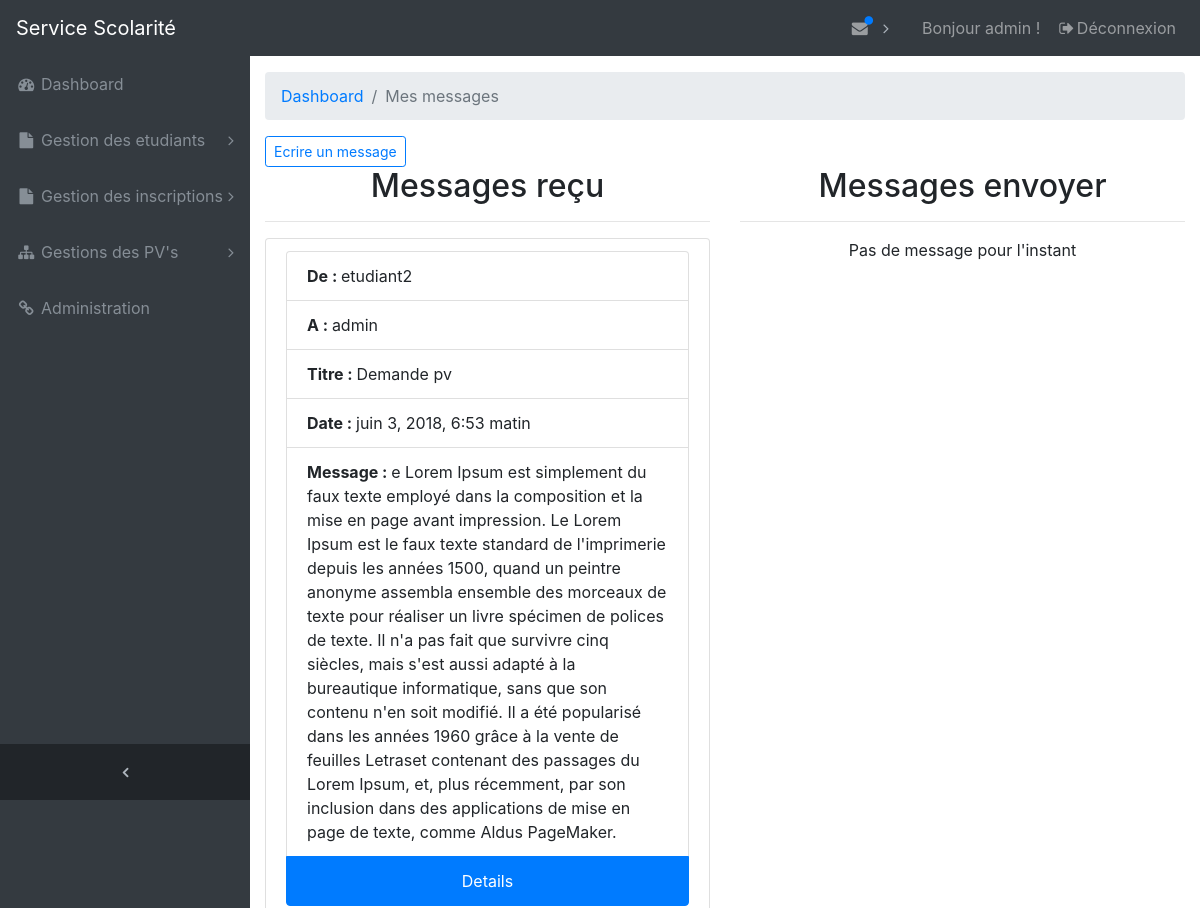
Page /dashboard/messages/ (signed in, upper part) on the earlier database version.
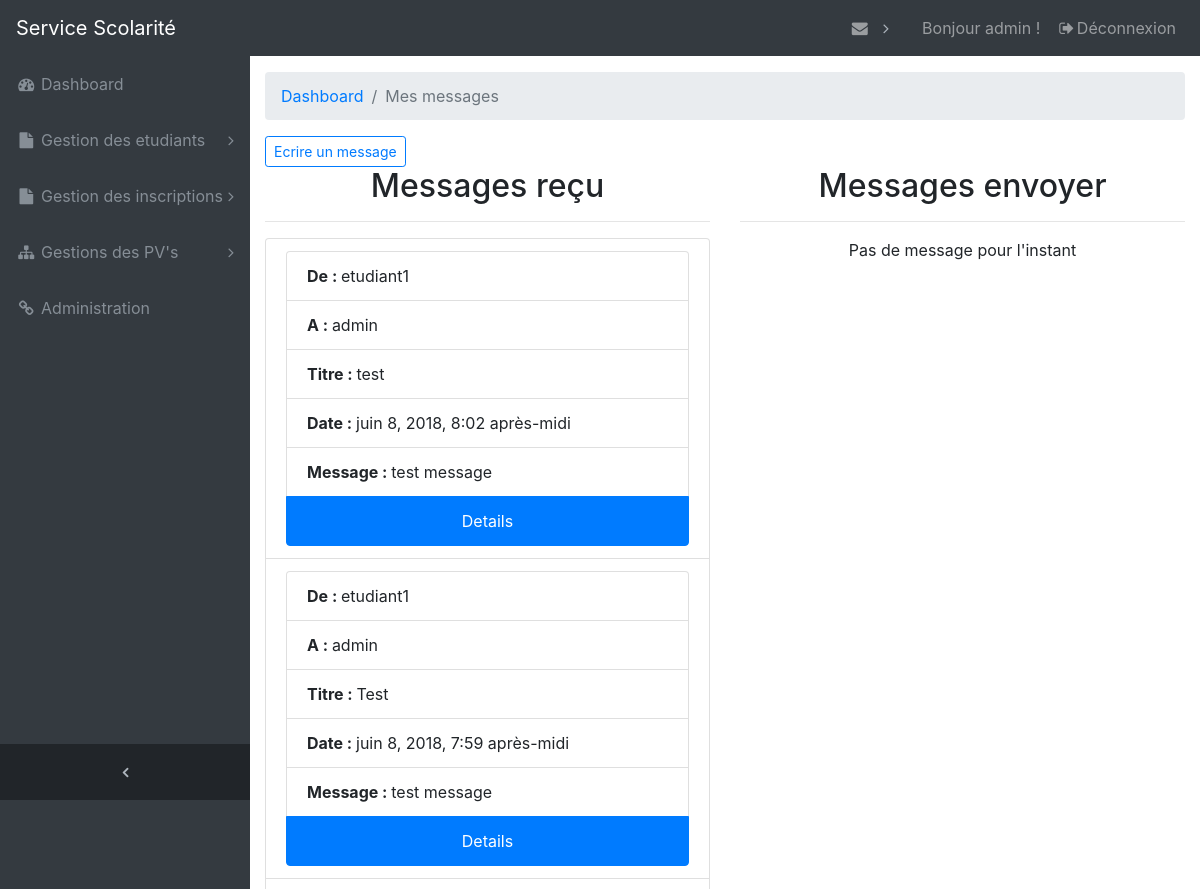
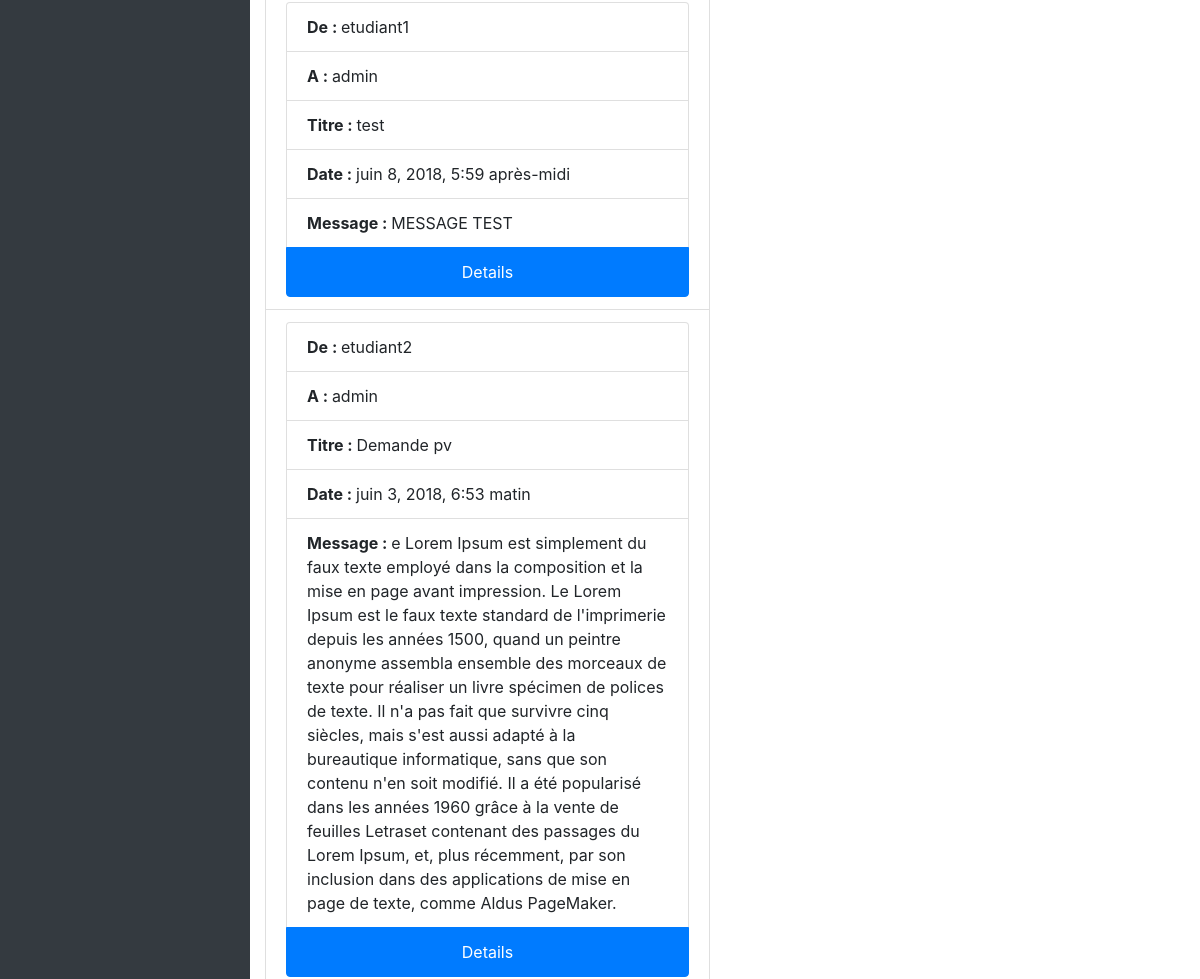
Same page on the later database version (2 pictures, top to bottom).
### accounts/models.py (models this page shows, shortened)
class Message(models.Model):
    auteur = models.ForeignKey('auth.User', related_name='messages_envoyer')
    titre = models.CharField(max_length=250)
    destinataire = models.ForeignKey('auth.User', related_name='messages_recu')
    created_date = models.DateTimeField(auto_now_add=True)
    texte = models.TextField()
    open = models.BooleanField(default=False)
    class Meta:
        db_table = "message"
        verbose_name = "Message"
        verbose_name_plural = "Messages"

### dashboard/views.py (the view)
def liste_messages(request):
    if request.user.is_authenticated:
        get_messages = Message.objects.filter(
            Q(destinataire=request.user) & Q(open=False))
        messages_recu = Message.objects.filter(destinataire=request.user).order_by('-created_date')
        messages_envoyer = Message.objects.filter(auteur=request.user).order_by('-created_date')
        contexe = {
            'messages': get_messages,
            'messages_recu': messages_recu,
            'messages_envoyer': messages_envoyer,
        }
        return render(request, 'dashboard/messagerie/messages_liste.html', contexe)
    else:
        return redirect('login_account')

### dashboard/templates/dashboard/messagerie/messages_liste.html
{% extends 'dashboard/base.html' %}
{% load staticfiles %}
{% block content %}
    <ol class="breadcrumb">
        <li class="breadcrumb-item">
            <a href="{% url 'dashboard_home_page' %}">Dashboard</a>
        </li>
        <li class="breadcrumb-item active">Mes messages</li>
    </ol>
    <a class="btn btn-outline-primary btn-sm" href="{% url 'ecrire_message' %}" role="button">Ecrire un
        message</a>
    <div class="row">
        <div class="col">
            <h2 class="text-center">Messages reçu</h2>
            <hr>
            <ul class="list-group">
                {% if messages_recu %}
                    {% for message in messages_recu %}
                        <li class="list-group-item">
                            <ul class="list-group">
                                <li class="list-group-item"><strong>De : </strong>{{ message.auteur }}</li>
                                <li class="list-group-item"><strong>A : </strong> {{ message.destinataire }}</li>
                                <li class="list-group-item"><strong>Titre : </strong> {{ message.titre }}</li>
                                <li class="list-group-item"><strong>Date : </strong> {{ message.created_date }}</li>
                                <li class="list-group-item"><strong>Message : </strong>{{ message.texte }}</li>
                                <a class="list-group-item list-group-item-action active text-center"
                                   href="{% url 'message_details' pk=message.id %}"><span>Details</span></a>
                            </ul>
                        </li>
                    {% endfor %}
                {% else %}
                    <p class="text-center"> Pas de message pour l'instant</p>
                {% endif %}
            </ul>
        </div>
        <div class="col">
            <h2 class="text-center">Messages envoyer</h2>
            <hr>
            <ul class="list-group">
                {% if messages_envoyer %}
                    {% for message in messages_envoyer %}
                        <li class="list-group-item">
                            <ul class="list-group">
                                <li class="list-group-item"><strong>De : </strong>{{ message.auteur }}</li>
                                <li class="list-group-item"><strong>A : </strong> {{ message.destinataire }}</li>
                                <li class="list-group-item"><strong>Titre : </strong> {{ message.titre }}</li>
                                <li class="list-group-item"><strong>Date : </strong> {{ message.created_date }}</li>
                                <li class="list-group-item"><strong>Message : </strong>{{ message.texte }}</li>
                                <a class="list-group-item list-group-item-action active text-center"
                                   href="{% url 'message_details' pk=message.id %}"><span>Details</span></a>
                            </ul>
                        </li>
                    {% endfor %}
                {% else %}
                    <p class="text-center"> Pas de message pour l'instant</p>
                {% endif %}
            </ul>
        </div>
    </div>
{% endblock %}

### dashboard/templates/dashboard/navbar/_navbar_admin.html (shortened to what this page needs)
{% load staticfiles %}
{% block navbar %}
    <nav class="navbar navbar-expand-lg navbar-dark bg-dark fixed-top" id="mainNav">
        <a class="navbar-brand" href="{% url 'home_page' %}">Service Scolarité</a>
        <div class="collapse navbar-collapse" id="navbarResponsive">
            <ul class="navbar-nav navbar-sidenav" id="exampleAccordion">
                <li class="nav-item" data-toggle="tooltip" data-placement="right" title="Dashboard">
                    <a class="nav-link" href="{% url 'dashboard_home_page' %}">
                        <i class="fa fa-fw fa-dashboard"></i>
                        <span class="nav-link-text">Dashboard</span>
                    </a>
                </li>
                <li class="nav-item" data-toggle="tooltip" data-placement="right" title="Gestion des etudiants">
                    <a class="nav-link nav-link-collapse collapsed" data-toggle="collapse"
                       href="#collapseGestionEtudiants"
                       data-parent="#exampleAccordion">
                        <i class="fa fa-fw fa-file"></i>
                        <span class="nav-link-text">Gestion des etudiants</span>
                    </a>
                </li>
                <li class="nav-item" data-toggle="tooltip" data-placement="right" title="Example Pages">
                    <a class="nav-link nav-link-collapse collapsed" data-toggle="collapse" href="#collapseExamplePages"
                       data-parent="#exampleAccordion">
                        <i class="fa fa-fw fa-file"></i>
                        <span class="nav-link-text">Gestion des inscriptions</span>
                    </a>
                </li>
                <li class="nav-item" data-toggle="tooltip" data-placement="right" title="Menu Levels">
                    <a class="nav-link nav-link-collapse collapsed" data-toggle="collapse" href="#collapseMulti"
                       data-parent="#exampleAccordion">
                        <i class="fa fa-fw fa-sitemap"></i>
                        <span class="nav-link-text">Gestions des PV's</span>
                    </a>
                </li>
                <li class="nav-item" data-toggle="tooltip" data-placement="right" title="Link">
                    <a class="nav-link" target="_blank" href="{% url 'admin:index' %}">
                        <i class="fa fa-fw fa-link"></i>
                        <span class="nav-link-text">Administration</span>
                    </a>
                </li>
            </ul>
            <ul class="navbar-nav sidenav-toggler">
                <li class="nav-item">
                    <a class="nav-link text-center" id="sidenavToggler">
                        <i class="fa fa-fw fa-angle-left"></i>
                    </a>
                </li>
            </ul>
            <ul class="navbar-nav ml-auto">
                <li class="nav-item dropdown">
                    <a class="nav-link dropdown-toggle mr-lg-2" id="messagesDropdown" href="#" data-toggle="dropdown"
                       aria-haspopup="true" aria-expanded="false">
                        <i class="fa fa-fw fa-envelope"></i>
                        <span class="indicator text-primary d-none d-lg-block">
                            {% if messages %}
                                <i class="fa fa-fw fa-circle"></i>
                            {% endif %}
                    </span>
                    </a>
                </li>
                <li class="nav-item">
                    <a class="nav-link">
                        Bonjour {{ user.username }} !</a>
                </li>
                <li class="nav-item">
                    <a class="nav-link" data-toggle="modal" data-target="#exampleModal">
                        <i class="fa fa-fw fa-sign-out"></i>Déconnexion</a>
                </li>
            </ul>
        </div>
    </nav>
{% endblock %}

Differences in the rows shown:
added Message: auteur "etudiant1", destinataire "admin", titre "test", created_date "juin 8, 2018, 8:02 après-midi", texte "test message"
added Message: auteur "etudiant1", destinataire "admin", titre "Test", created_date "juin 8, 2018, 7:59 après-midi", texte "test message"
added Message: auteur "etudiant1", destinataire "admin", titre "test", created_date "juin 8, 2018, 5:59 après-midi", texte "MESSAGE TEST"
